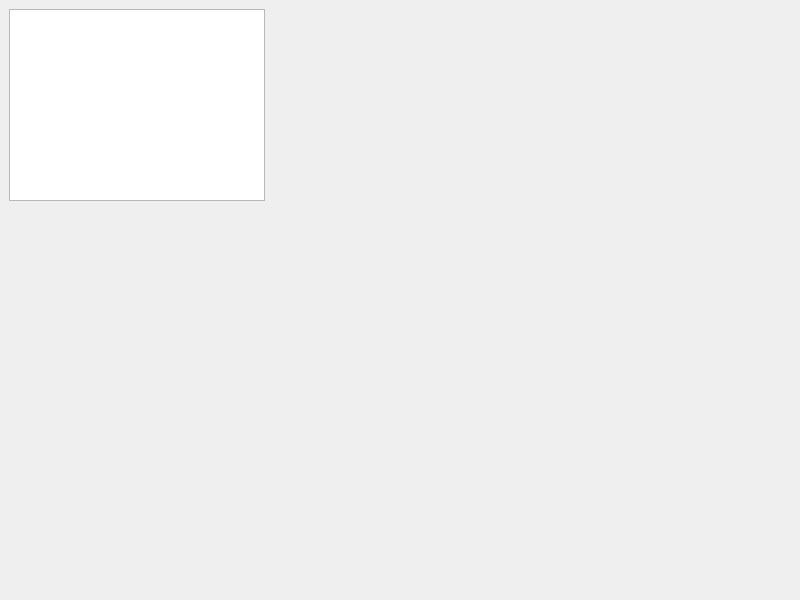
<?xml version="1.0" encoding="UTF-8"?>
<ui version="4.0">
 <class>MainWindow</class>
 <widget class="QMainWindow" name="MainWindow">
  <property name="geometry">
   <rect>
    <x>0</x>
    <y>0</y>
    <width>800</width>
    <height>600</height>
   </rect>
  </property>
  <property name="windowTitle">
   <string>MainWindow</string>
  </property>
  <widget class="QWidget" name="centralwidget">
   <widget class="QGraphicsView" name="graphicsView">
    <property name="geometry">
     <rect>
      <x>9</x>
      <y>9</y>
      <width>256</width>
      <height>192</height>
     </rect>
    </property>
   </widget>
  </widget>
 </widget>
 <resources/>
 <connections/>
</ui>
